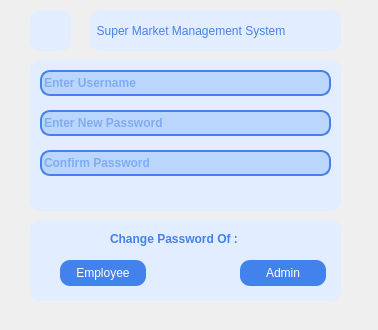
<?xml version="1.0" encoding="UTF-8"?>
<ui version="4.0">
 <class>ChangePassword</class>
 <widget class="QDialog" name="ChangePassword">
  <property name="geometry">
   <rect>
    <x>0</x>
    <y>0</y>
    <width>378</width>
    <height>330</height>
   </rect>
  </property>
  <property name="minimumSize">
   <size>
    <width>378</width>
    <height>330</height>
   </size>
  </property>
  <property name="maximumSize">
   <size>
    <width>378</width>
    <height>330</height>
   </size>
  </property>
  <property name="windowTitle">
   <string>Change Password</string>
  </property>
  <widget class="QFrame" name="frame">
   <property name="geometry">
    <rect>
     <x>30</x>
     <y>220</y>
     <width>311</width>
     <height>81</height>
    </rect>
   </property>
   <property name="styleSheet">
    <string notr="true">QFrame#frame {
background-color: #E2EEFF;
border-radius : 10px;
}</string>
   </property>
   <property name="frameShape">
    <enum>QFrame::StyledPanel</enum>
   </property>
   <property name="frameShadow">
    <enum>QFrame::Raised</enum>
   </property>
   <widget class="QPushButton" name="empPass">
    <property name="geometry">
     <rect>
      <x>30</x>
      <y>40</y>
      <width>86</width>
      <height>26</height>
     </rect>
    </property>
    <property name="styleSheet">
     <string notr="true">QPushButton {
	color: white;
	background-color: #4382EC;
	border-radius: 10px;
	text-align: center;
}

QPushButton:hover {
	color: #4382EC;
	font-weight: bold;
	background-color: #E2EEFF;
	border-radius: 10px;
	border: 2px solid #4382EC;
}

QPushButton:pressed {
color: #E2EEFF;
background-color: #3569B2;
border: 3px solid #BBD6FD;
}
	</string>
    </property>
    <property name="text">
     <string>Employee</string>
    </property>
   </widget>
   <widget class="QPushButton" name="adminPass">
    <property name="geometry">
     <rect>
      <x>210</x>
      <y>40</y>
      <width>86</width>
      <height>26</height>
     </rect>
    </property>
    <property name="styleSheet">
     <string notr="true">QPushButton {
	color: white;
	background-color: #4382EC;
	border-radius: 10px;
	text-align: center;
}

QPushButton:hover {
	color: #4382EC;
	font-weight: bold;
	background-color: #E2EEFF;
	border-radius: 10px;
	border: 2px solid #4382EC;
}

QPushButton:pressed {
color: #E2EEFF;
background-color: #3569B2;
border: 3px solid #BBD6FD;
}
	</string>
    </property>
    <property name="text">
     <string>Admin</string>
    </property>
   </widget>
   <widget class="QLabel" name="label">
    <property name="geometry">
     <rect>
      <x>80</x>
      <y>10</y>
      <width>151</width>
      <height>18</height>
     </rect>
    </property>
    <property name="styleSheet">
     <string notr="true">QLabel 
{
color: #4382EC;
font-weight: bold;
}</string>
    </property>
    <property name="text">
     <string>Change Password Of :</string>
    </property>
   </widget>
  </widget>
  <widget class="QPushButton" name="buttonBack">
   <property name="geometry">
    <rect>
     <x>30</x>
     <y>10</y>
     <width>41</width>
     <height>41</height>
    </rect>
   </property>
   <property name="styleSheet">
    <string notr="true">QPushButton
{
image:url(&quot;:/images/Back.svg&quot;);
background-color: #E2EEFF;
color: white;
border-radius: 10px;
text-align: center;
}

QPushButton:hover {
	color: #4382EC;
	font-weight: bold;
	background-color: #E2EEFF;
	border-radius: 10px;
	border: 2px solid #4382EC;
}

QPushButton:pressed {
color: #E2EEFF;
border: 4px solid #BBD6FD;
}
	</string>
   </property>
   <property name="text">
    <string/>
   </property>
  </widget>
  <widget class="QFrame" name="frameText">
   <property name="geometry">
    <rect>
     <x>30</x>
     <y>60</y>
     <width>311</width>
     <height>151</height>
    </rect>
   </property>
   <property name="styleSheet">
    <string notr="true">QFrame 
{
background-color: #E2EEFF;
border-radius: 10px;
}</string>
   </property>
   <property name="frameShape">
    <enum>QFrame::StyledPanel</enum>
   </property>
   <property name="frameShadow">
    <enum>QFrame::Raised</enum>
   </property>
   <widget class="QLineEdit" name="username">
    <property name="geometry">
     <rect>
      <x>10</x>
      <y>10</y>
      <width>291</width>
      <height>26</height>
     </rect>
    </property>
    <property name="styleSheet">
     <string notr="true">QLineEdit
{
background-color : #BBD6FD;
color: #4382EC;
border: 2px solid #4382EC;
border-radius: 10px;
font-weight: bold;
}

QLineEdit:hover
{
background-color : #BBD6FD;
border: 3px solid #4382EC;
border-radius: 10px;
font-weight: bolder;
}

QLineEdit:focus
{
background-color : #BBD6FD;
border: 3px solid #4382EC;
border-radius: 10px;
color: #4382EC;
font-weight: italic;
}</string>
    </property>
    <property name="echoMode">
     <enum>QLineEdit::Normal</enum>
    </property>
    <property name="placeholderText">
     <string>Enter Username</string>
    </property>
   </widget>
   <widget class="QLineEdit" name="NewPassword">
    <property name="geometry">
     <rect>
      <x>10</x>
      <y>50</y>
      <width>291</width>
      <height>26</height>
     </rect>
    </property>
    <property name="styleSheet">
     <string notr="true">QLineEdit
{
background-color : #BBD6FD;
color: #4382EC;
border: 2px solid #4382EC;
border-radius: 10px;
font-weight: bold;
}

QLineEdit:hover
{
background-color : #BBD6FD;
border: 3px solid #4382EC;
border-radius: 10px;
font-weight: bolder;
}

QLineEdit:focus
{
background-color : #BBD6FD;
border: 3px solid #4382EC;
border-radius: 10px;
color: #4382EC;
font-weight: italic;
}</string>
    </property>
    <property name="echoMode">
     <enum>QLineEdit::Password</enum>
    </property>
    <property name="placeholderText">
     <string>Enter New Password</string>
    </property>
   </widget>
   <widget class="QLineEdit" name="ConfirmNewPassword">
    <property name="geometry">
     <rect>
      <x>10</x>
      <y>90</y>
      <width>291</width>
      <height>26</height>
     </rect>
    </property>
    <property name="styleSheet">
     <string notr="true">QLineEdit
{
background-color : #BBD6FD;
color: #4382EC;
border: 2px solid #4382EC;
border-radius: 10px;
font-weight: bold;
}

QLineEdit:hover
{
background-color : #BBD6FD;
border: 3px solid #4382EC;
border-radius: 10px;
font-weight: bolder;
}

QLineEdit:focus
{
background-color : #BBD6FD;
border: 3px solid #4382EC;
border-radius: 10px;
color: #4382EC;
font-weight: italic;
}</string>
    </property>
    <property name="echoMode">
     <enum>QLineEdit::Password</enum>
    </property>
    <property name="placeholderText">
     <string>Confirm Password</string>
    </property>
   </widget>
  </widget>
  <widget class="QLabel" name="labelAppName">
   <property name="geometry">
    <rect>
     <x>90</x>
     <y>10</y>
     <width>251</width>
     <height>41</height>
    </rect>
   </property>
   <property name="styleSheet">
    <string notr="true">QLabel {
	color: #4382EC;
	font: 900 11pt &quot;Roboto&quot;;
	border-radius: 10px;
	text-align: center;
	background-color: #E2EEFF;
}
	</string>
   </property>
   <property name="text">
    <string>  Super Market Management System  </string>
   </property>
  </widget>
  <widget class="QLabel" name="label_2">
   <property name="geometry">
    <rect>
     <x>10</x>
     <y>0</y>
     <width>65</width>
     <height>18</height>
    </rect>
   </property>
   <property name="styleSheet">
    <string notr="true">QLabel#label_2
{
color:#BBD6FD;
}</string>
   </property>
   <property name="text">
    <string/>
   </property>
  </widget>
 </widget>
 <resources/>
 <connections/>
</ui>
